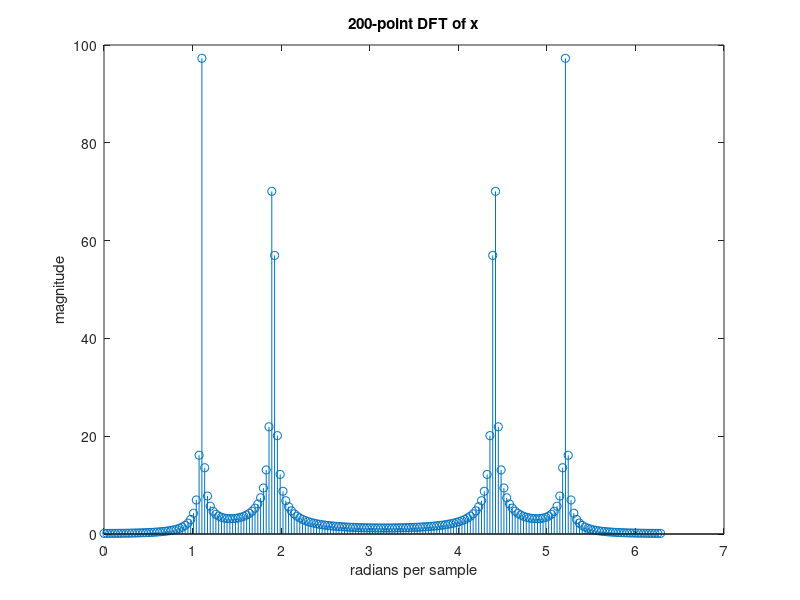
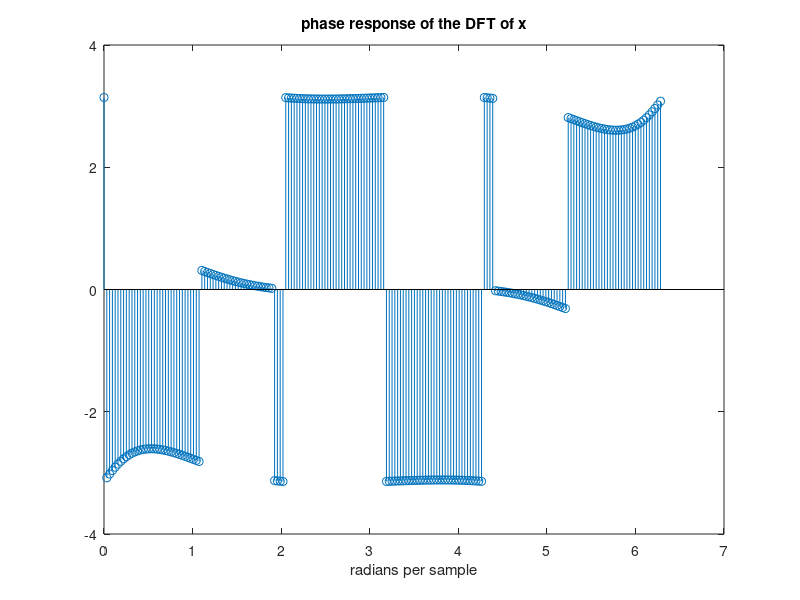

Recreate these plots in MATLAB, in order.
N = 200;
n = 0:N-1; 

x = cos((1394/4000)*pi*n + pi/4) + sin((2418/4000)*pi*n + pi/18);

fft_x = abs(fft(x,N)); 
deg = linspace(0,2*pi,N);  

phase = angle(fft(x,N)); 

figure 
stem(deg,fft_x)
title('200-point DFT of x')
xlabel('radians per sample') 
ylabel('magnitude')

figure
stem(deg,phase)
title('phase response of the DFT of x')
xlabel('radians per sample') 